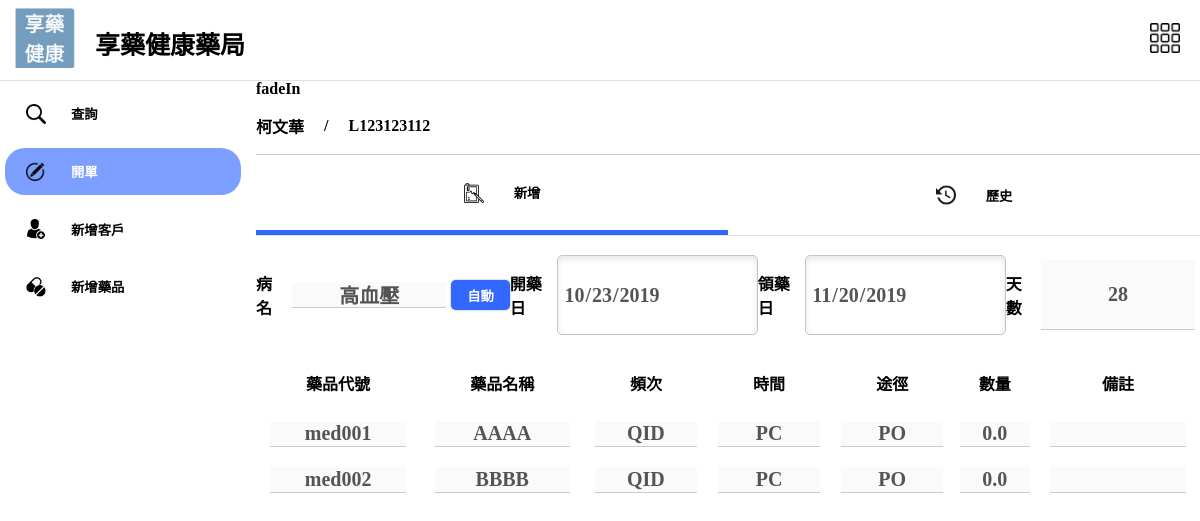
The app's page /post/2/ with its own data.
### mediApp/models.py (models this page shows, shortened)
class Post(models.Model):
    PatientID = models.ForeignKey(
        "Patient", on_delete=models.CASCADE, null=True)
    symptom = models.CharField(max_length=100)
    Days = models.IntegerField()
    CreateDate = models.CharField(max_length=15)
    TakeMedDate = models.CharField(max_length=15)
    AvaTimes = models.IntegerField()
    Times = models.IntegerField()
    Division = models.CharField(max_length=30, null=True)
    HosDate = models.DateTimeField(null=True)
    Status = models.CharField(max_length=100, default='submit')
    class Meta:
        db_table = "post"

class Patient(models.Model):
    cardID = models.CharField(max_length=100)
    Name = models.CharField(max_length=20)
    Birth = models.CharField(max_length=15, blank=True, null=True)
    Sex = models.CharField(max_length=5, blank=True, null=True)
    Telephone = models.CharField(max_length=15, blank=True, null=True)
    Celephone = models.CharField(max_length=15, blank=True, null=True)
    Address = models.CharField(max_length=100, blank=True, null=True)
    Mail = models.CharField(max_length=50, blank=True, null=True)
    class Meta:
        verbose_name = 'Patient Profile'

class Medicine(models.Model):
    PostID = models.ForeignKey("Post", to_field='id', on_delete=models.CASCADE)
    DrugCode = models.CharField(max_length=30)
    medName = models.CharField(max_length=100)
    Frequency = models.CharField(max_length=30)
    UseTiming = models.CharField(max_length=30)
    Way = models.CharField(max_length=30)
    Quantity = models.FloatField(default=0)
    PerCost = models.FloatField(default=0, null=True)
    TotalCost = models.FloatField(default=0, null=True)
    SideE = models.CharField(max_length=150, null=True)
    Description = models.CharField(max_length=100)
    timePD = models.IntegerField(null=True)
    intervalD = models.IntegerField(null=True)
    Alhour = models.IntegerField(null=True)
    Alminute = models.IntegerField(null=True)
    class Meta:
        db_table = "medicine"

### mediApp/views.py (the view)
# urls.py: url(r'^post/(?P<pk>\d+)/$', post, name="post"),
def post(request, pk):
    post = Post.objects.select_related('PatientID').get(id=pk)
    medi_list = Medicine.objects.filter(PostID=pk)
    return render(request, 'oldPost.html', {
        "post": post,
        "medi_list": medi_list,
    })

### templates/oldpost.html
{% extends 'base.html' %}{% load static %}
{% block make%}
active
{% endblock %}
{% block modePG %}
{% block fadeInR%}
fadeIn
{% endblock %}
<div class="bdShadow width100 inline vcenter downLine" id="infoRow">
    <p>{{post.PatientID.Name}}</p>
    <p>/</p>
    <p id="patientID">{{post.PatientID.cardID}}</p>
</div>
<div class="bdShadow width100 inline btn-group" id="modeChoose">
    <button class="modeBtn width50 inline vcenter hcenter bgGray height100 active" id="newBtn"
        onclick="gotoNewPage('{{post.PatientID.cardID}}')">
        <img class="modeIcon" id="" src="{% static 'assets/src/new.png' %}" alt="new">
        <p>新增</p>
    </button>
    <button class="modeBtn width50 inline vcenter hcenter bgGray height100 {% block history%}{% endblock %}" id="hisBtn"
        onclick="gotoRecord('{{post.PatientID.cardID}}')">
        <img class="modeIcon" id="" src="{% static 'assets/src/history.png' %}" alt="history">
        <p>歷史</p>
    </button>
</div>
{% endblock %}
{% block rightPG %}
<div class="width100" id="modeWindow">
    <div id="mode1">
        <div class="moderow">
            <div class="space_around inline width100 modeRowChild">
                <div class="hcenter inline vcenter">
                    <p>病名</p>
                    <input class="newInput tcenter downLine" id="tags" type="text" name="" value={{post.symptom}}
                        disabled>
                    <button class="enterBtn inline vcenter hcenter blueShadow" id="sickBtn" onclick="findDrug()">自動
                    </button>
                </div>
                <div class="hcenter inline">
                    <p>開藥日</p>
                    <input class="Inputdate" type="date" value="{{post.CreateDate}}" disabled>
                </div>
                <div class="hcenter inline">
                    <p>領藥日</p>
                    <input class="Inputdate" type="date" value="{{post.TakeMedDate}}" disabled>
                </div>
                <div class="hcenter inline">
                    <p>天數</p>
                    <input class="newInput tcenter downLine" id="day" type="text" name="" value="{{post.Days}}"
                        disabled>
                </div>
            </div>
            <div class=" inline space_around width100">
                <div class="newCol1 tcenter">
                    <p>藥品代號</p>
                </div>
                <div class="newCol1 tcenter">
                    <p>藥品名稱</p>
                </div>
                <div class="newCol2 tcenter">
                    <p>頻次</p>
                </div>
                <div class="newCol3 tcenter">
                    <p>時間</p>
                </div>
                <div class="newCol3 tcenter">
                    <p>途徑</p>
                </div>
                <div class="newCol4 tcenter">
                    <p>數量</p>
                </div>
                <div class="newCol5 tcenter">
                    <p>備註</p>
                </div>
            </div>
            <div class="space_around width100" id="addInput">
                {% for medi in medi_list %}
                <div class="inline width100 newInputRow medi-inputDiv">
                    <div class="newCol1 tcenter">
                        <input class="tcenter downLine drugs newInput2 medi-input" id="" type="text" name=""
                            value={{medi.DrugCode}} disabled>
                    </div>
                    <div class="newCol1 tcenter">
                        <input class="tcenter downLine drugs newInput2 medi-input" id="" type="text" name=""
                            value={{medi.medName}} disabled>
                    </div>
                    <div class="newCol2 hcenter">
                        <input class="tcenter downLine drugs newInput2 medi-input" id="" type="text" name=""
                            value={{medi.Frequency}} disabled>
                    </div>
                    <div class="newCol3 hcenter">
                        <input class="tcenter downLine drugs newInput2 medi-input" id="" type="text" name=""
                            value={{medi.UseTiming}} disabled>
                    </div>
                    <div class="newCol3 hcenter">
                        <input class="tcenter downLine drugs newInput2 medi-input" id="" type="text" name=""
                            value={{medi.Way}} disabled>
                    </div>
                    <div class="newCol4 tcenter">
                        <input class="tcenter downLine newInput2 medi-input" id="" type="text" name=""
                            value="{{medi.Quantity}}" disabled>
                    </div>
                    <div class=" newCol5 tcenter">
                        <input class="downLine newInput2 medi-input" id="" type="text" name=""
                            value="{{medi.Description}}" disabled>
                    </div>
                </div>
                {% endfor %}
            </div>
        </div>
    </div>
</div>
{% endblock %}

### mediApp/static/assets/css/main.css (style rules this page uses)
* { font-family: Microsoft JhengHei; font-weight: 900; }
input { font-size: 20px; }
body, html { height: 100%; margin: 0; }
.modeBtn { background-color: white; border: 0; }
.modeRowChild { margin: 20px 0; }
.enterBtn { border-radius: 5px; background-color: rgb(50, 104, 255); border: 0; box-shadow: 0px 0px 2px rgb(151, 151, 151); color: white; }
#sickBtn { width: 60px; height: 30px; }
#infoRow p { margin-right: 20px; }
#modeChoose { height: 80px; }
.modeIcon { width: 20px; height: 20px; margin: 0 30px 0 20px; }
.newInput { width: 150px; margin: 5px; }
.newCol1 { width: 20%; }
.newCol2 { width: 15%; }
.newCol3 { width: 15%; }
.newCol4 { width: 10%; }
.newCol5 { width: 20%; }
.newInput2 { width: 80%; }
#modeChoose .active { border-bottom: 5px rgb(50, 104, 255) solid; }
.newInputRow { margin: 10px 0; }
[type="date"] { background: #fff url(https://cdn1.iconfinder.com/data/icons/cc_mono_icon_set/blacks/16x16/calendar_2.png) 97% 50% no-repeat; }
.bdShadow { box-shadow: 0px 1px 0px rgb(226, 225, 225); }
.height100 { height: 100%; ; }
.width100 { width: 100%; }
.width50 { width: 50%; }
.vcenter { display: flex; align-items: center; }
.hcenter { display: flex; justify-content: center; }
.tcenter { text-align: center; }
.inline { display: inline-flex; }
.space_around { justify-content: space-around; }
.downLine { border-top: 0; border-left: 0; border-right: 0; border-bottom: 1px solid rgb(202, 202, 202); }
.Inputdate { border: 1px solid #c4c4c4; border-radius: 5px; background-color: #fff; padding: 3px 5px; box-shadow: inset 0 3px 6px rgba(0, 0, 0, 0.1); width: 190px; }

### records on screen
Post: PatientID.Name "柯文華", PatientID.cardID "L123123112", symptom "高血壓", CreateDate "10/23/2019", TakeMedDate "11/20/2019", Days "28"
Medicine: DrugCode "med001", medName "AAAA", Frequency "QID", UseTiming "PC", Way "PO", Quantity "0.0"
Medicine: DrugCode "med002", medName "BBBB", Frequency "QID", UseTiming "PC", Way "PO", Quantity "0.0"
